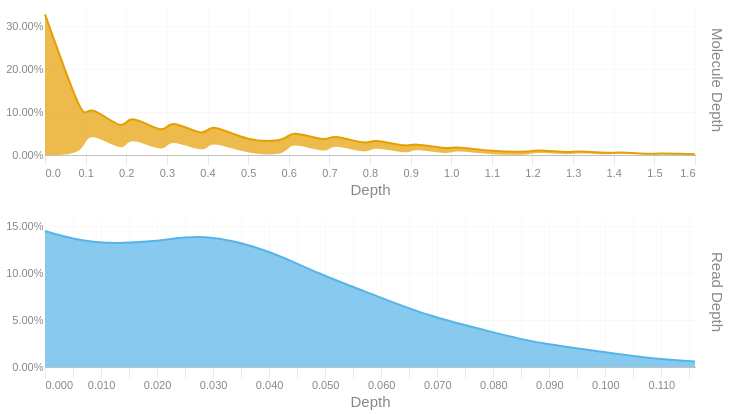

Here is the notebook cell this chart was saved with:
### Code cell
readdep = depth_hist(tb['Read Depth'], q99, 3)
readdep = readdep.with_columns(pl.lit('Read Depth').alias('Metric'))
if not SKIPLR:
    moldep = depth_hist(tb['Molecule Depth'], mol_q99, 1)
    moldep = moldep.with_columns(pl.lit('Molecule Depth').alias('Metric'))
    _hist = pl.concat([readdep, moldep])
    _hist = _hist.filter(pl.col('Proportion') != 0)
    with SafeRender(_hist):
        (
            alt.Chart(_hist)        
            .mark_area(interpolate = "basis")
            .encode(
                x=alt.X('Bin:Q').scale(domainMin=0).axis(alt.Axis(title='Depth')),
                y = alt.Y('Proportion:Q', title = None).axis(format = '.2%'),
                color = alt.Color('Metric:N').legend(None),
                row = alt.Row("Metric:N").header(title = None, labelOrient = 'right'),
                tooltip = [
                    alt.Tooltip("Metric:N", title = "Metric"),
                    alt.Tooltip('Interval:N', title = "Depth Interval"),
                    alt.Tooltip('Proportion:Q', title = "% Alignments").format('.2%')
                ]
            )
            .resolve_scale(x='independent', y='independent')
            .properties(
                height = 150, width = 650,
                usermeta={'embedOptions': {'downloadFileName': f'{samplename}.depth.hist'}}
            )
        ).display()
else:
    readdep = readdep.filter(pl.col('Proportion') != 0)
    with SafeRender(readdep):
        (
            alt.Chart(readdep)        
            .mark_area(interpolate = "basis")
            .encode(
                x=alt.X('Bin:Q').scale(domainMin=0).axis(alt.Axis(title='Depth')),
                y = alt.Y('Proportion:Q', title = None).axis(format = '.2%'),
                tooltip = [
                    alt.Tooltip('Interval:N', title = "Depth Interval"),
                    alt.Tooltip('Proportion:Q', title = "% Alignments").format('.2%')
                ]
            )
            .properties(
                usermeta={'embedOptions': {'downloadFileName': f'{samplename}.depth.hist'}}
            )
        ).display()

### Figure 1 — Vega-Lite specification as saved in the notebook (floating-point values rounded to 4 significant figures)
{"width": 650, "height": 150, "config": {"title": {"anchor": "start", "dy": -15, "fontSize": 18, "color": "#888888", "subtitleColor": "#888888", "subtitleFontSize": 14}, "arc": {"fill": "#0072B2"}, "axis": {"domainColor": "#888888", "domainWidth": 0.5, "gridWidth": 0.2, "grid": false, "titleFontWeight": 400, "titleFontSize": 15, "labelFontSize": 11, "labelColor": "#888888", "tickColor": "#888888", "tickWidth": 0.2, "titleColor": "#888888"}, "axisBand": {"grid": false}, "axisX": {"grid": true, "tickSize": 10, "domainCap": "round"}, "axisY": {"domain": false, "grid": true, "tickSize": 0, "domainCap": "round"}, "background": "transparent", "header": {"labelFontSize": 15, "labelColor": "#888888", "titleFontSize": 15, "titleFontWeight": 600, "titleColor": "#888888"}, "legend": {"labelFont": "sans-serif", "labelFontSize": 12, "labelColor": "#888888", "symbolSize": 100, "symbolType": "circle", "titleFontSize": 12, "titlePadding": 10, "titleColor": "#888888", "title": null}, "range": {"category": ["#E69F00", "#56B4E9", "#009E73", "#F0E442", "#0072B2", "#D55E00", "#CC79A7", "#000000"], "diverging": ["#cfe8f3", "#a2d4ec", "#73bfe2", "#46abdb", "#1696d2", "#12719e"]}, "area": {"fill": "#0072B2", "fillOpacity": 0.7, "line": true, "strokeOpacity": 0.7}, "line": {"color": "#0072B2", "stroke": "#0072B2", "strokeWidth": 2}, "trail": {"color": "#0072B2", "stroke": "#0072B2", "strokeWidth": 0, "size": 1}, "point": {"filled": true, "fillOpacity": 1.0, "size": 95}, "text": {"color": "#888888", "fontSize": 11, "align": "right", "fontWeight": 400, "size": 11}, "bar": {"fill": "#0072B2", "stroke": null}, "view": {"stroke": null, "continuousWidth": 660, "continuousHeight": 400}}, "data": {"name": "data-4a3898707a8c696af89def3225ca41fa"}, "mark": {"type": "area", "interpolate": "basis"}, "encoding": {"color": {"field": "Metric", "legend": null, "type": "nominal"}, "row": {"field": "Metric", "header": {"title": null, "labelOrient": "right"}, "type": "nominal"}, "tooltip": [{"field": "Metric", "title": "Metric", "type": "nominal"}, {"field": "Interval", "title": "Depth Interval", "type": "nominal"}, {"field": "Proportion", "format": ".2%", "title": "% Alignments", "type": "quantitative"}], "x": {"axis": {"title": "Depth"}, "field": "Bin", "scale": {"domainMin": 0}, "type": "quantitative"}, "y": {"axis": {"format": ".2%"}, "field": "Proportion", "title": null, "type": "quantitative"}}, "resolve": {"scale": {"x": "independent", "y": "independent"}}, "usermeta": {"embedOptions": {"downloadFileName": "TF26LRJL0078_5B_10484332_23Y22YLT4_L7.depth.hist"}}, "$schema": "https://vega.github.io/schema/vega-lite/v6.4.1.json", "datasets": {"data-4a3898707a8c696af89def3225ca41fa": [{"Bin": 0.0, "Interval": "0.0-0.004", "Proportion": 0.145, "Metric": "Read Depth"}, {"Bin": 0.008, "Interval": "0.008-0.012", "Proportion": 0.131, "Metric": "Read Depth"}, {"Bin": 0.02, "Interval": "0.02-0.024", "Proportion": 0.133, "Metric": "Read Depth"}, {"Bin": 0.028, "Interval": "0.028-0.032", "Proportion": 0.143, "Metric": "Read Depth"}, {"Bin": 0.04, "Interval": "0.04-0.044", "Proportion": 0.125, "Metric": "Read Depth"}, {"Bin": 0.048, "Interval": "0.048-0.052", "Proportion": 0.101, "Metric": "Read Depth"}, {"Bin": 0.06, "Interval": "0.06-0.064", "Proportion": 0.074, "Metric": "Read Depth"}, {"Bin": 0.068, "Interval": "0.068-0.072", "Proportion": 0.055, "Metric": "Read Depth"}, {"Bin": 0.08, "Interval": "0.08-0.084", "Proportion": 0.037, "Metric": "Read Depth"}, {"Bin": 0.088, "Interval": "0.088-0.092", "Proportion": 0.025, "Metric": "Read Depth"}, {"Bin": 0.1, "Interval": "0.1-0.104", "Proportion": 0.016, "Metric": "Read Depth"}, {"Bin": 0.108, "Interval": "0.108-0.112", "Proportion": 0.009, "Metric": "Read Depth"}, {"Bin": 0.116, "Interval": "0.116-0.12", "Proportion": 0.006, "Metric": "Read Depth"}, {"Bin": 0.0, "Interval": "0.0-0.1", "Proportion": 0.328, "Metric": "Molecule Depth"}, {"Bin": 0.1, "Interval": "0.1-0.1", "Proportion": 0.063, "Metric": "Molecule Depth"}, {"Bin": 0.1, "Interval": "0.1-0.2", "Proportion": 0.065, "Metric": "Molecule Depth"}, {"Bin": 0.2, "Interval": "0.2-0.2", "Proportion": 0.048, "Metric": "Molecule Depth"}, {"Bin": 0.2, "Interval": "0.2-0.3", "Proportion": 0.055, "Metric": "Molecule Depth"}, {"Bin": 0.3, "Interval": "0.3-0.3", "Proportion": 0.042, "Metric": "Molecule Depth"}, {"Bin": 0.3, "Interval": "0.3-0.4", "Proportion": 0.047, "Metric": "Molecule Depth"}, {"Bin": 0.4, "Interval": "0.4-0.4", "Proportion": 0.037, "Metric": "Molecule Depth"}, {"Bin": 0.4, "Interval": "0.4-0.5", "Proportion": 0.042, "Metric": "Molecule Depth"}, {"Bin": 0.5, "Interval": "0.5-0.6", "Proportion": 0.029, "Metric": "Molecule Depth"}, {"Bin": 0.6, "Interval": "0.6-0.6", "Proportion": 0.033, "Metric": "Molecule Depth"}, {"Bin": 0.6, "Interval": "0.6-0.7", "Proportion": 0.026, "Metric": "Molecule Depth"}, {"Bin": 0.7, "Interval": "0.7-0.7", "Proportion": 0.029, "Metric": "Molecule Depth"}, {"Bin": 0.7, "Interval": "0.7-0.8", "Proportion": 0.021, "Metric": "Molecule Depth"}, {"Bin": 0.8, "Interval": "0.8-0.8", "Proportion": 0.022, "Metric": "Molecule Depth"}, {"Bin": 0.8, "Interval": "0.8-0.9", "Proportion": 0.017, "Metric": "Molecule Depth"}, {"Bin": 0.9, "Interval": "0.9-0.9", "Proportion": 0.017, "Metric": "Molecule Depth"}, {"Bin": 0.9, "Interval": "0.9-1.0", "Proportion": 0.012, "Metric": "Molecule Depth"}, {"Bin": 1.0, "Interval": "1.0-1.0", "Proportion": 0.012, "Metric": "Molecule Depth"}, {"Bin": 1.0, "Interval": "1.0-1.1", "Proportion": 0.009, "Metric": "Molecule Depth"}, {"Bin": 1.1, "Interval": "1.1-1.2", "Proportion": 0.008, "Metric": "Molecule Depth"}, {"Bin": 1.2, "Interval": "1.2-1.2", "Proportion": 0.007, "Metric": "Molecule Depth"}, {"Bin": 1.2, "Interval": "1.2-1.3", "Proportion": 0.006, "Metric": "Molecule Depth"}, {"Bin": 1.3, "Interval": "1.3-1.3", "Proportion": 0.005, "Metric": "Molecule Depth"}, {"Bin": 1.3, "Interval": "1.3-1.4", "Proportion": 0.005, "Metric": "Molecule Depth"}, {"Bin": 1.4, "Interval": "1.4-1.4", "Proportion": 0.004, "Metric": "Molecule Depth"}, {"Bin": 1.4, "Interval": "1.4-1.5", "Proportion": 0.003, "Metric": "Molecule Depth"}, {"Bin": 1.5, "Interval": "1.5-1.5", "Proportion": 0.002, "Metric": "Molecule Depth"}, {"Bin": 1.5, "Interval": "1.5-1.6", "Proportion": 0.002, "Metric": "Molecule Depth"}, {"Bin": 1.6, "Interval": "1.6-1.65", "Proportion": 0.002, "Metric": "Molecule Depth"}]}}
